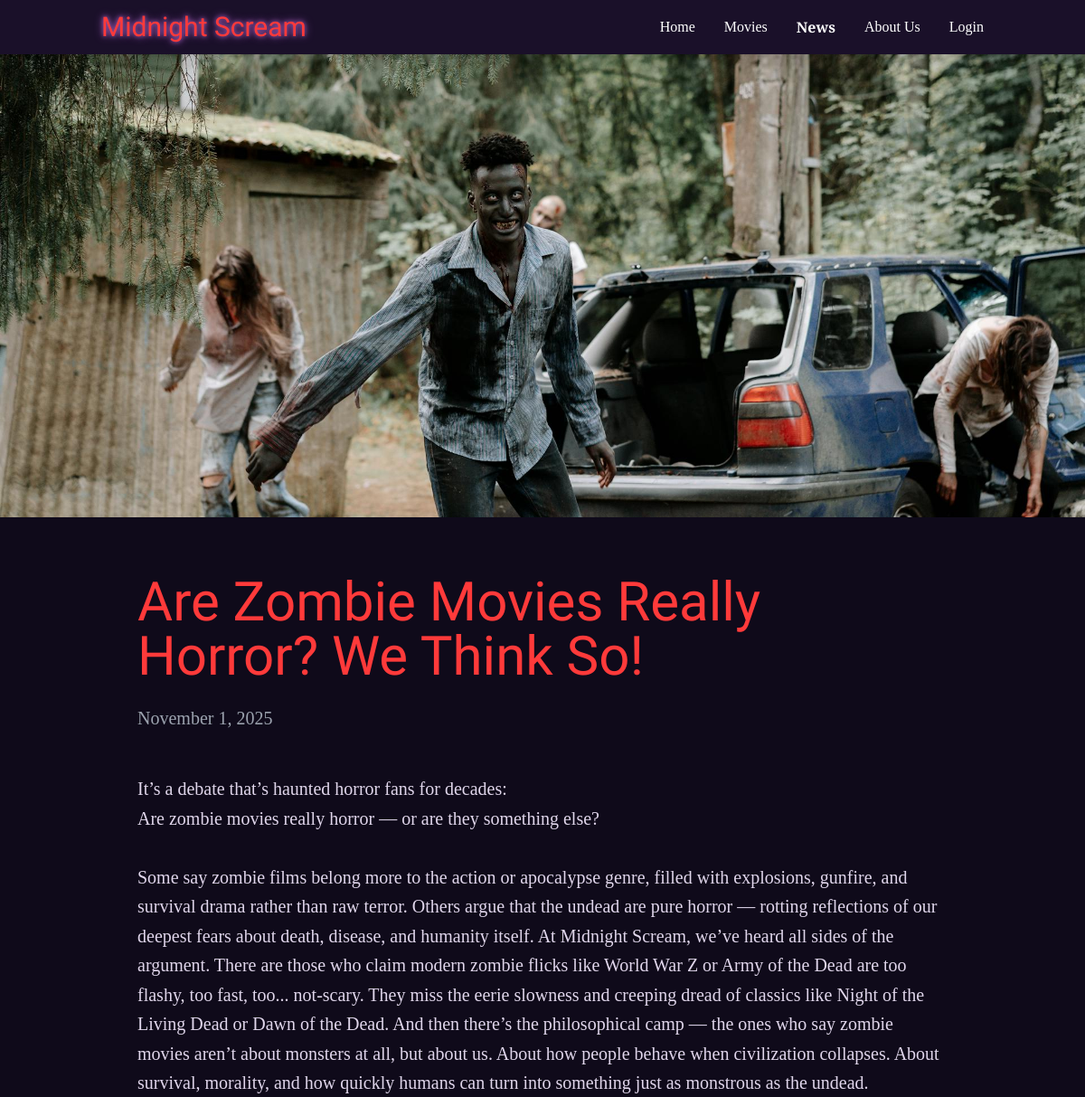
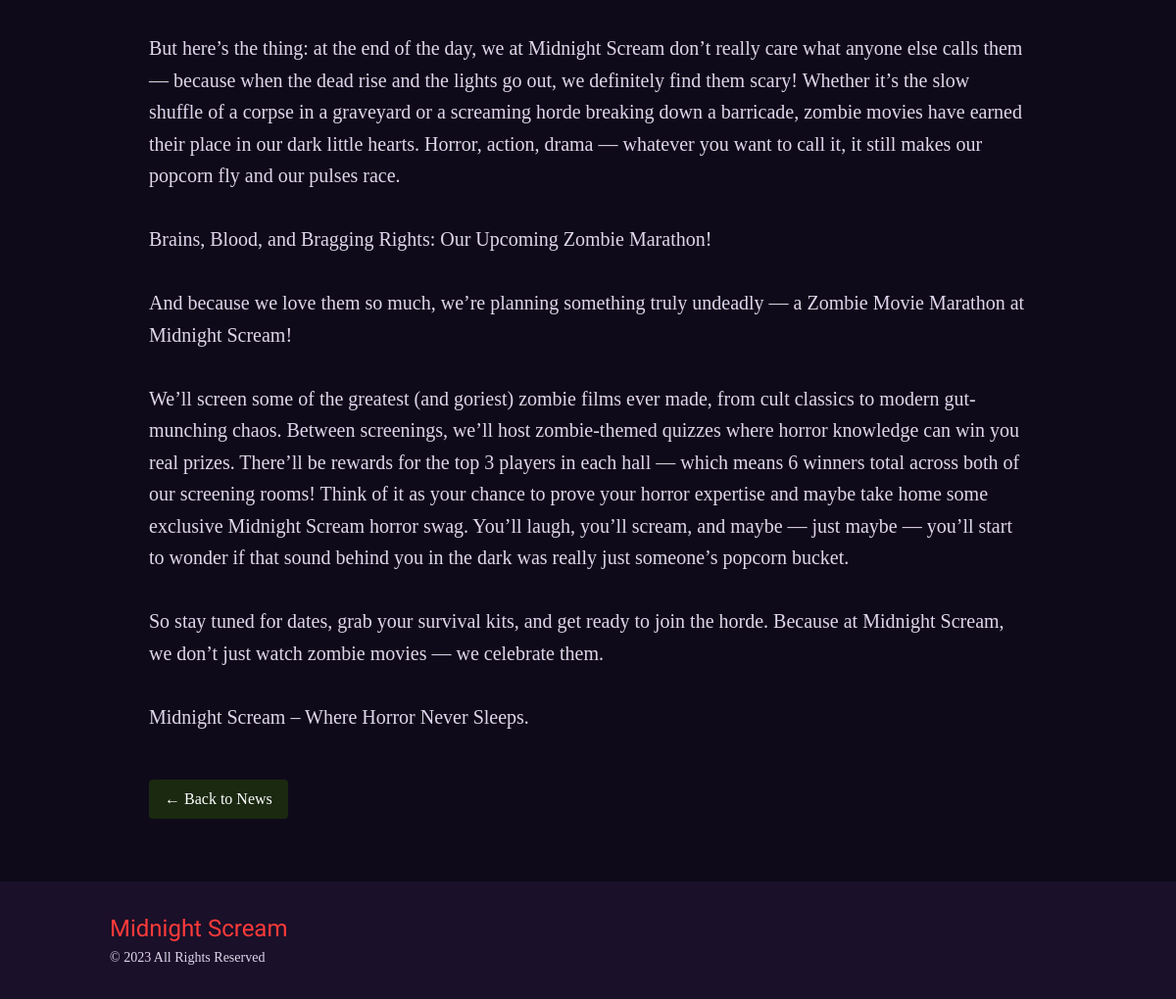
The app's page /article.php?id=8 with its own data (2 pictures, top to bottom).
### tables this page shows
CREATE TABLE News(
    news_id INT NOT NULL AUTO_INCREMENT PRIMARY KEY,
    release_date DATE NOT NULL,
    title VARCHAR(200) NOT NULL,
    content TEXT NOT NULL,
    banner_img VARCHAR(255) NOT NULL
);

### classes/UserSessionHandler.php (called while the page is built, shortened)
<?php
class UserSessionHandler
{
    public function logged_in()
    {
        return isset($_SESSION['user_id']);
    }
}

### classes/DatabaseCon.php (called while the page is built, shortened)
<?php
class DatabaseCon {
    private $user = "Rguldborg";
    private $pass = "123456";
    private $host = "mysql:host=localhost;dbname=CinemaDB";
    public function __construct()
    {
        $user = $this ->user;
        $pass = $this ->pass;
        $host = $this ->host;
        try
        {
            $this -> databaseCon = new PDO($host, $user, $pass);
            return $this -> databaseCon;
        }
        catch (PDOException $error)
        {
            echo "Encountered an error: ". $error->getMessage() . "<br/>";
            die();
        }
    }
}

### classes/NewsDisplay.php (called while the page is built, shortened)
<?php
class NewsDisplay
{
    private $conn;
    public function __construct()
    {
        $db = new DatabaseCon();
        $this->conn = $db->databaseCon;
    }
    public function getNewsById($id)
    {
        $sql = "SELECT * FROM News WHERE news_id = :id";
        $stmt = $this->conn->prepare($sql);
        $stmt->bindParam(":id", $id, PDO::PARAM_INT);
        $stmt->execute();
        return $stmt->fetch(PDO::FETCH_ASSOC);
    }
}

### article.php (the view, shortened to what this page needs)
<?php
$session = new UserSessionHandler();
$isLoggedIn = $session->logged_in();
$newsDisplay = new NewsDisplay();
$article = $newsDisplay->getNewsById($_GET['id']);
$img = $article['banner_img'];
if (empty($img)) {
    $bannerPath = "images/news/placeholder.jpg";
} elseif (preg_match('/^https?:\/\//', $img)) {
    $bannerPath = $img;
} else {
    $bannerPath = "images/news/" . ltrim($img, "/");
}
$formattedDate = date("F j, Y", strtotime($article['release_date']));
?>
<!DOCTYPE html>
<html lang="en">
<head>
    <script src="https://cdn.tailwindcss.com"></script>
</head>
<body class="min-h-screen">
<nav class="purple-dark sticky top-0 z-50 shadow-lg">
    <div class="container mx-auto px-6 py-3">
        <div class="flex items-center justify-between">
            <a href="index.php" class="horror-font text-3xl blood-red glow">Midnight Scream</a>
            <div class="hidden md:flex items-center space-x-8">
                <a href="index.php" class="text-white hover:text-purple-300">Home</a>
                <a href="movies.php" class="text-white hover:text-purple-300">Movies</a>
                <a href="news.php" class="text-white font-bold">News</a>
                <a href="about.php" class="text-white hover:text-purple-300">About Us</a>
                <?php if ($isLoggedIn): ?>
                    <a href="profile.php" class="text-white hover:text-purple-300">Profile</a>
                <?php else: ?>
                    <a href="login.php" class="text-white hover:text-purple-300">Login</a>
                <?php endif; ?>
            </div>
        </div>
    </div>
</nav>
<section class="py-0">
    <div class="w-full h-[32rem] bg-cover bg-center"
         style="background-image: url('<?= htmlspecialchars($bannerPath) ?>');">
    </div>
    <div class="container mx-auto px-8 lg:px-16 max-w-5xl py-16">
        <h1 class="horror-font text-5xl md:text-6xl blood-red mb-6">
            <?= htmlspecialchars($article['title']) ?>
        </h1>
        <p class="text-gray-400 mb-12 text-xl">
            <?= $formattedDate ?>
        </p>
        <div class="prose max-w-none text-xl leading-relaxed">
            <?= nl2br(htmlspecialchars($article['content'])) ?>
        </div>
        <div class="mt-12">
            <a href="news.php"
               class="inline-block moss-green hover:bg-green-900 text-white py-2 px-4 rounded transition duration-300">
                ← Back to News
            </a>
        </div>
    </div>
</section>
<footer class="purple-dark py-8">
    <div class="container mx-auto px-6 text-center md:text-left">
        <span class="horror-font text-2xl blood-red">Midnight Scream</span>
        <p class="text-sm mt-1">© 2023 All Rights Reserved</p>
    </div>
</footer>
</body>
</html>

### article.php (style rules this page uses)
body { font-family: 'EB Garamond', serif; background-color: #0f0a1a; color: #e0d6eb; }
.horror-font { font-family: 'Creepster', cursive; }
.purple-dark { background-color: #1a1029; }
.moss-green { background-color: #1a2910; }
.blood-red { color: #ff3a3a; }
.glow { text-shadow: 0 0 5px #9b59b6, 0 0 10px #9b59b6; }

### records on screen
news: banner_img (picture), title "Are Zombie Movies Really Horror? We Think So!", release_date "November 1, 2025", content "It’s a debate that’s haunted horror fans for decades: Are zombie movies really horror — or are they something else? Some say zombie films belong more to the action or apocalypse genre, filled with explosions, gunfire, and survival drama rather than raw terror. Others argue that the undead are pure horror — rotting reflections of our deepest fears about death, disease, and humanity itself. At Midnight Scream, we’ve heard all sides of the argument. There are those who claim modern zombie flicks like World War Z or Army of the Dead are too flashy, too fast, too... not-scary. They miss the eerie slowness and creeping dread of classics like Night of the Living Dead or Dawn of the Dead. And then…"
